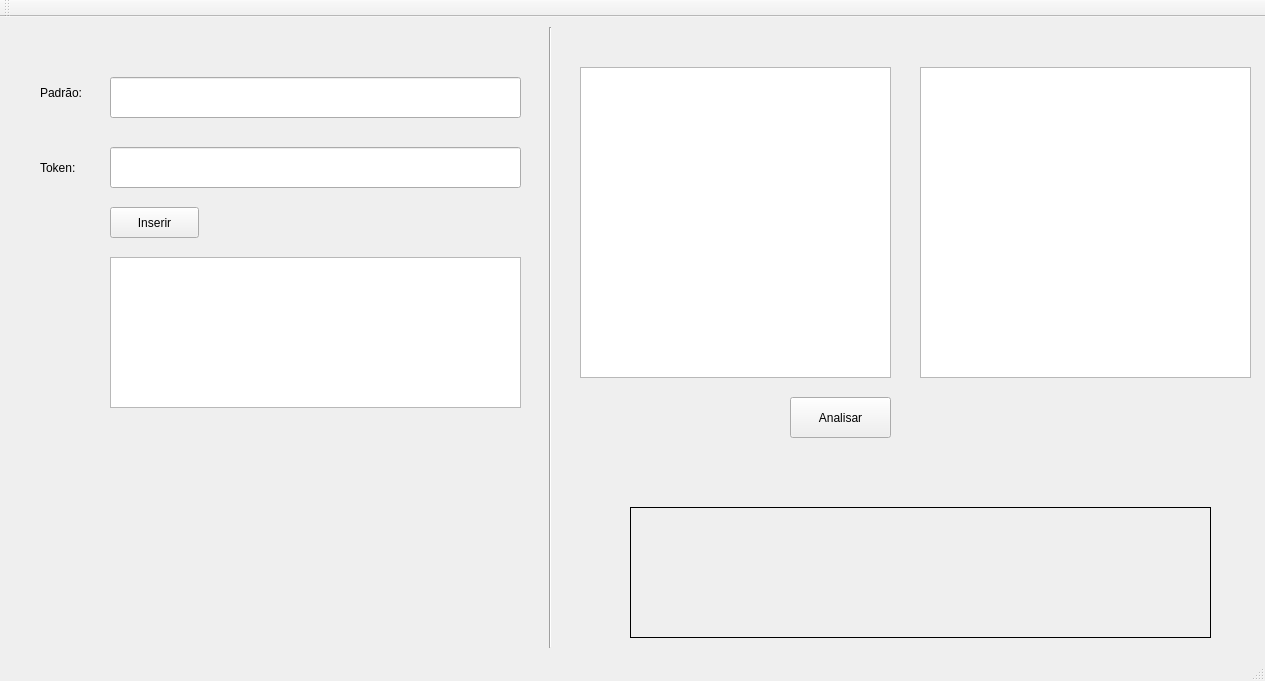
<?xml version="1.0" encoding="UTF-8"?>
<ui version="4.0">
 <class>MainWindow</class>
 <widget class="QMainWindow" name="MainWindow">
  <property name="geometry">
   <rect>
    <x>0</x>
    <y>0</y>
    <width>1265</width>
    <height>681</height>
   </rect>
  </property>
  <property name="windowTitle">
   <string>MainWindow</string>
  </property>
  <widget class="QWidget" name="centralWidget">
   <widget class="QPushButton" name="Analisar">
    <property name="geometry">
     <rect>
      <x>790</x>
      <y>380</y>
      <width>101</width>
      <height>41</height>
     </rect>
    </property>
    <property name="text">
     <string>Analisar</string>
    </property>
   </widget>
   <widget class="QLabel" name="label">
    <property name="geometry">
     <rect>
      <x>40</x>
      <y>60</y>
      <width>67</width>
      <height>31</height>
     </rect>
    </property>
    <property name="text">
     <string>Padrão:</string>
    </property>
   </widget>
   <widget class="QLineEdit" name="entradaExpressao">
    <property name="geometry">
     <rect>
      <x>110</x>
      <y>60</y>
      <width>411</width>
      <height>41</height>
     </rect>
    </property>
   </widget>
   <widget class="QLabel" name="label_2">
    <property name="geometry">
     <rect>
      <x>40</x>
      <y>140</y>
      <width>51</width>
      <height>21</height>
     </rect>
    </property>
    <property name="text">
     <string>Token:</string>
    </property>
   </widget>
   <widget class="QLineEdit" name="entradaToken">
    <property name="geometry">
     <rect>
      <x>110</x>
      <y>130</y>
      <width>411</width>
      <height>41</height>
     </rect>
    </property>
   </widget>
   <widget class="QTableWidget" name="tableWidget">
    <property name="geometry">
     <rect>
      <x>110</x>
      <y>240</y>
      <width>411</width>
      <height>151</height>
     </rect>
    </property>
   </widget>
   <widget class="QPushButton" name="inserirToken">
    <property name="geometry">
     <rect>
      <x>110</x>
      <y>190</y>
      <width>89</width>
      <height>31</height>
     </rect>
    </property>
    <property name="text">
     <string>Inserir</string>
    </property>
   </widget>
   <widget class="QLabel" name="mensagensDeErro">
    <property name="geometry">
     <rect>
      <x>630</x>
      <y>490</y>
      <width>581</width>
      <height>131</height>
     </rect>
    </property>
    <property name="frameShape">
     <enum>QFrame::Panel</enum>
    </property>
    <property name="text">
     <string/>
    </property>
   </widget>
   <widget class="Line" name="line">
    <property name="geometry">
     <rect>
      <x>540</x>
      <y>10</y>
      <width>20</width>
      <height>621</height>
     </rect>
    </property>
    <property name="orientation">
     <enum>Qt::Vertical</enum>
    </property>
   </widget>
   <widget class="QPlainTextEdit" name="plainTextEdit">
    <property name="geometry">
     <rect>
      <x>580</x>
      <y>50</y>
      <width>311</width>
      <height>311</height>
     </rect>
    </property>
   </widget>
   <widget class="QTextEdit" name="textEdit">
    <property name="geometry">
     <rect>
      <x>920</x>
      <y>50</y>
      <width>331</width>
      <height>311</height>
     </rect>
    </property>
   </widget>
  </widget>
  <widget class="QMenuBar" name="menuBar">
   <property name="geometry">
    <rect>
     <x>0</x>
     <y>0</y>
     <width>1265</width>
     <height>22</height>
    </rect>
   </property>
  </widget>
  <widget class="QToolBar" name="mainToolBar">
   <attribute name="toolBarArea">
    <enum>TopToolBarArea</enum>
   </attribute>
   <attribute name="toolBarBreak">
    <bool>false</bool>
   </attribute>
  </widget>
  <widget class="QStatusBar" name="statusBar"/>
 </widget>
 <layoutdefault spacing="6" margin="11"/>
 <resources/>
 <connections/>
 <slots>
  <slot>abrirFormulario2()</slot>
 </slots>
</ui>
